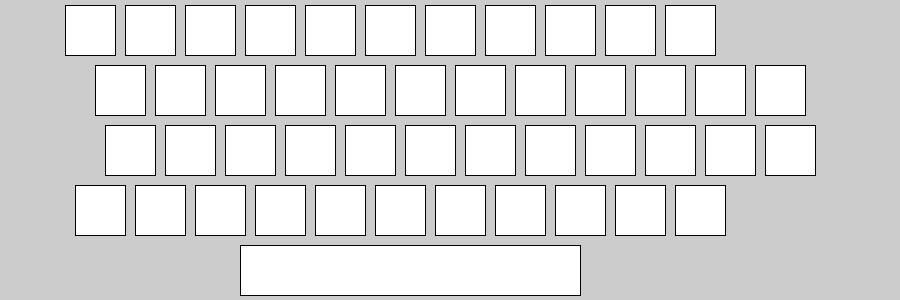
Frame 1 (no input)
Frame 60 (the mouse pressed at the canvas centre just before this capture): identical to frame 1, image omitted
Frame 120 (the mouse held since frame 60 and released just before this capture): identical to frame 1, image omitted

The Processing sketch that drew this single still picture (run headless with seeded random() and noise(); from frame 60 on, the mouse is pressed at the canvas centre):

// Processing sketch: keys
// ── keys.pde
byte[] keys = new byte[48];


void setup() {
  size(900, 300);
  frameRate(-1);
}

void draw() {
  rectMode(CENTER);
  for(int i = 1; i < 48; i++) {
    fill(255-255*keys[i], 255-102*keys[i], 255);
    if(i >= 1 & i <= 11) {
      rect(30+60*i,30,50,50);
    }
    if(i >= 12 & i <= 23) {
      rect(60+60*(i-11),90,50,50);
    }
    if(i >= 24 & i <= 35) {
      rect(70+60*(i-23),150,50,50);
    }
    if(i >= 36 & i <= 46) {
      rect(40+60*(i-35),210,50,50);
    }
    if(i == 47) {
      rectMode(CORNER);
      rect(180+60*(i-46),245,340,50);
    }
  }
  drawChars();
}

void keyReleased() {
  keys[character(key)] = 0;
}

void drawChars() {
  
}

byte character(char c) {
  switch(c) {
    case '1': return 1;
    case '2': return 2;
    case '3': return 3;
    case '4': return 4;
    case '5': return 5;
    case '6': return 6;
    case '7': return 7;
    case '8': return 8;
    case '9': return 9;
    case '0': return 10;
    case 'ß': return 11;   
    case 'q': return 12;
    case 'w': return 13;
    case 'e': return 14;
    case 'r': return 15;
    case 't': return 16;
    case 'z': return 17;
    case 'u': return 18;
    case 'i': return 19;
    case 'o': return 20;
    case 'p': return 21;
    case 'ü': return 22;
    case '+': return 23;
    case 'a': return 24;
    case 's': return 25;
    case 'd': return 26;
    case 'f': return 27;
    case 'g': return 28;
    case 'h': return 29;
    case 'j': return 30;
    case 'k': return 31;
    case 'l': return 32;
    case 'ö': return 33;
    case 'ä': return 34;
    case '#': return 35;
    case '<': return 36;
    case 'y': return 37;
    case 'x': return 38;
    case 'c': return 39;
    case 'v': return 40;
    case 'b': return 41;
    case 'n': return 42;
    case 'm': return 43;
    case ',': return 44;
    case '.': return 45;
    case '-': return 46; 
    case ' ': return 47;
  }
  return 0;
}

char value(byte b) {
  switch(b) {
    case 1: return '1'; 
    case 2: return '2'; 
    case 3: return '3'; 
    case 4: return '4'; 
    case 5: return '5'; 
    case 6: return '6'; 
    case 7: return '7'; 
    case 8: return '8'; 
    case 9: return '9'; 
    case 10: return '0'; 
    case 11: return 'ß'; 
    case 12: return 'q'; 
    case 13: return 'w'; 
    case 14: return 'e'; 
    case 15: return 'r'; 
    case 16: return 't'; 
    case 17: return 'z'; 
    case 18: return 'u'; 
    case 19: return 'i'; 
    case 20: return 'o'; 
    case 21: return 'p'; 
    case 22: return 'ü'; 
    case 23: return '+'; 
    case 24: return 'a'; 
    case 25: return 's'; 
    case 26: return 'd'; 
    case 27: return 'f'; 
    case 28: return 'g'; 
    case 29: return 'h'; 
    case 30: return 'j'; 
    case 31: return 'k'; 
    case 32: return 'l'; 
    case 33: return 'ö'; 
    case 34: return 'ä'; 
    case 35: return '#'; 
    case 36: return '<'; 
    case 37: return 'y'; 
    case 38: return 'x'; 
    case 39: return 'c'; 
    case 40: return 'v'; 
    case 41: return 'b'; 
    case 42: return 'n'; 
    case 43: return 'm'; 
    case 44: return ','; 
    case 45: return '.'; 
    case 46: return ';'; 
    case 47: return ' ';
  }
  return '?';
}
